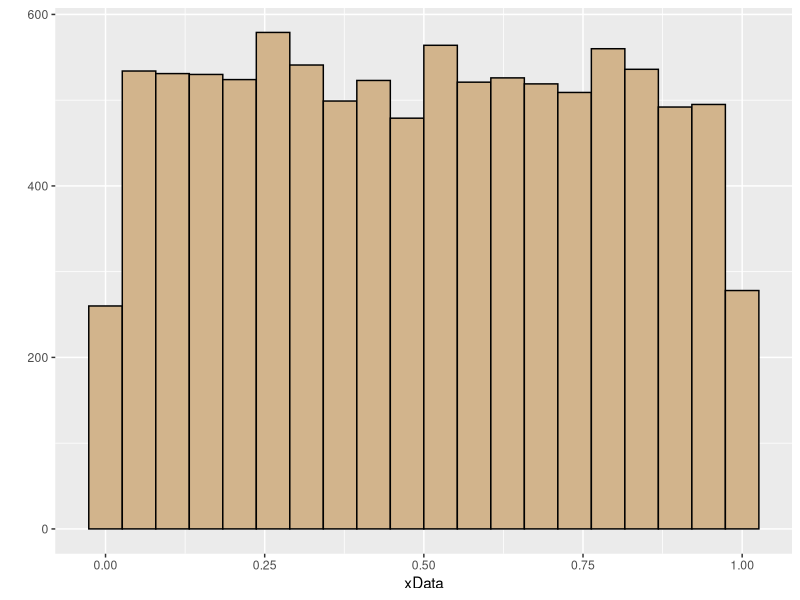
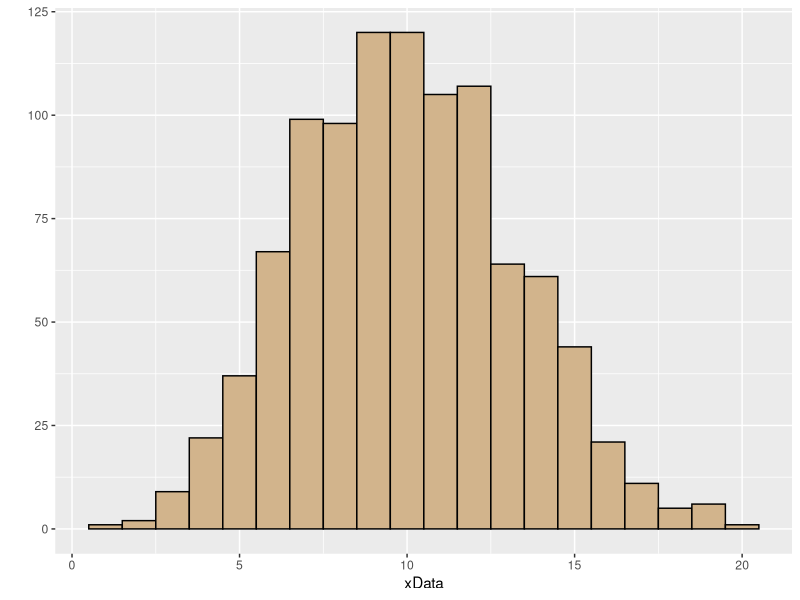

Write R code to recreate these figures, in order.
## ---- chunk 1
library(ggplot2)
# FUNCTION Histo
# input: xData = a numeric vector
# output: ggplot of histogram
Histo <- function(xData) {
  (qplot(x=xData,color=I("black"),fill=I("tan"),bins=20))
}
Histo(runif(10000))
## ---- chunk 2
x <- rpois(n=1000,lambda=10)
Histo(x)
